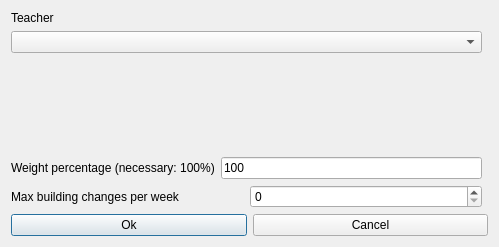
<?xml version="1.0" encoding="UTF-8"?>
<ui version="4.0">
 <class>ModifyConstraintTeacherMaxBuildingChangesPerWeekForm_template</class>
 <widget class="QDialog" name="ModifyConstraintTeacherMaxBuildingChangesPerWeekForm_template">
  <property name="geometry">
   <rect>
    <x>0</x>
    <y>0</y>
    <width>499</width>
    <height>247</height>
   </rect>
  </property>
  <property name="windowTitle">
   <string extracomment="This is the title of the dialog to modify a constraint of this type">Modify teacher max building changes per week</string>
  </property>
  <layout class="QGridLayout">
   <item row="0" column="0">
    <layout class="QVBoxLayout">
     <item>
      <widget class="QLabel" name="studentsTextLabel">
       <property name="frameShape">
        <enum>QFrame::NoFrame</enum>
       </property>
       <property name="frameShadow">
        <enum>QFrame::Plain</enum>
       </property>
       <property name="text">
        <string>Teacher</string>
       </property>
       <property name="wordWrap">
        <bool>false</bool>
       </property>
      </widget>
     </item>
     <item>
      <widget class="QComboBox" name="teachersComboBox">
       <property name="editable">
        <bool>false</bool>
       </property>
       <property name="insertPolicy">
        <enum>QComboBox::NoInsert</enum>
       </property>
       <property name="duplicatesEnabled">
        <bool>false</bool>
       </property>
      </widget>
     </item>
    </layout>
   </item>
   <item row="1" column="0">
    <spacer name="spacer2">
     <property name="orientation">
      <enum>Qt::Vertical</enum>
     </property>
     <property name="sizeType">
      <enum>QSizePolicy::Expanding</enum>
     </property>
     <property name="sizeHint" stdset="0">
      <size>
       <width>20</width>
       <height>41</height>
      </size>
     </property>
    </spacer>
   </item>
   <item row="2" column="0">
    <layout class="QHBoxLayout">
     <item>
      <widget class="QLabel" name="weightTextLabel">
       <property name="frameShape">
        <enum>QFrame::NoFrame</enum>
       </property>
       <property name="frameShadow">
        <enum>QFrame::Plain</enum>
       </property>
       <property name="text">
        <string>Weight percentage (necessary: 100%)</string>
       </property>
       <property name="wordWrap">
        <bool>false</bool>
       </property>
      </widget>
     </item>
     <item>
      <widget class="QLineEdit" name="weightLineEdit">
       <property name="text">
        <string notr="true">100</string>
       </property>
      </widget>
     </item>
    </layout>
   </item>
   <item row="4" column="0" colspan="2">
    <layout class="QHBoxLayout">
     <item>
      <widget class="QPushButton" name="okPushButton">
       <property name="text">
        <string>Ok</string>
       </property>
      </widget>
     </item>
     <item>
      <widget class="QPushButton" name="cancelPushButton">
       <property name="text">
        <string>Cancel</string>
       </property>
      </widget>
     </item>
    </layout>
   </item>
   <item row="3" column="0">
    <layout class="QHBoxLayout">
     <item>
      <widget class="QLabel" name="textLabel">
       <property name="text">
        <string>Max building changes per week</string>
       </property>
       <property name="wordWrap">
        <bool>false</bool>
       </property>
      </widget>
     </item>
     <item>
      <widget class="QSpinBox" name="maxChangesSpinBox"/>
     </item>
    </layout>
   </item>
  </layout>
 </widget>
 <layoutdefault spacing="6" margin="11"/>
 <resources/>
 <connections/>
</ui>
